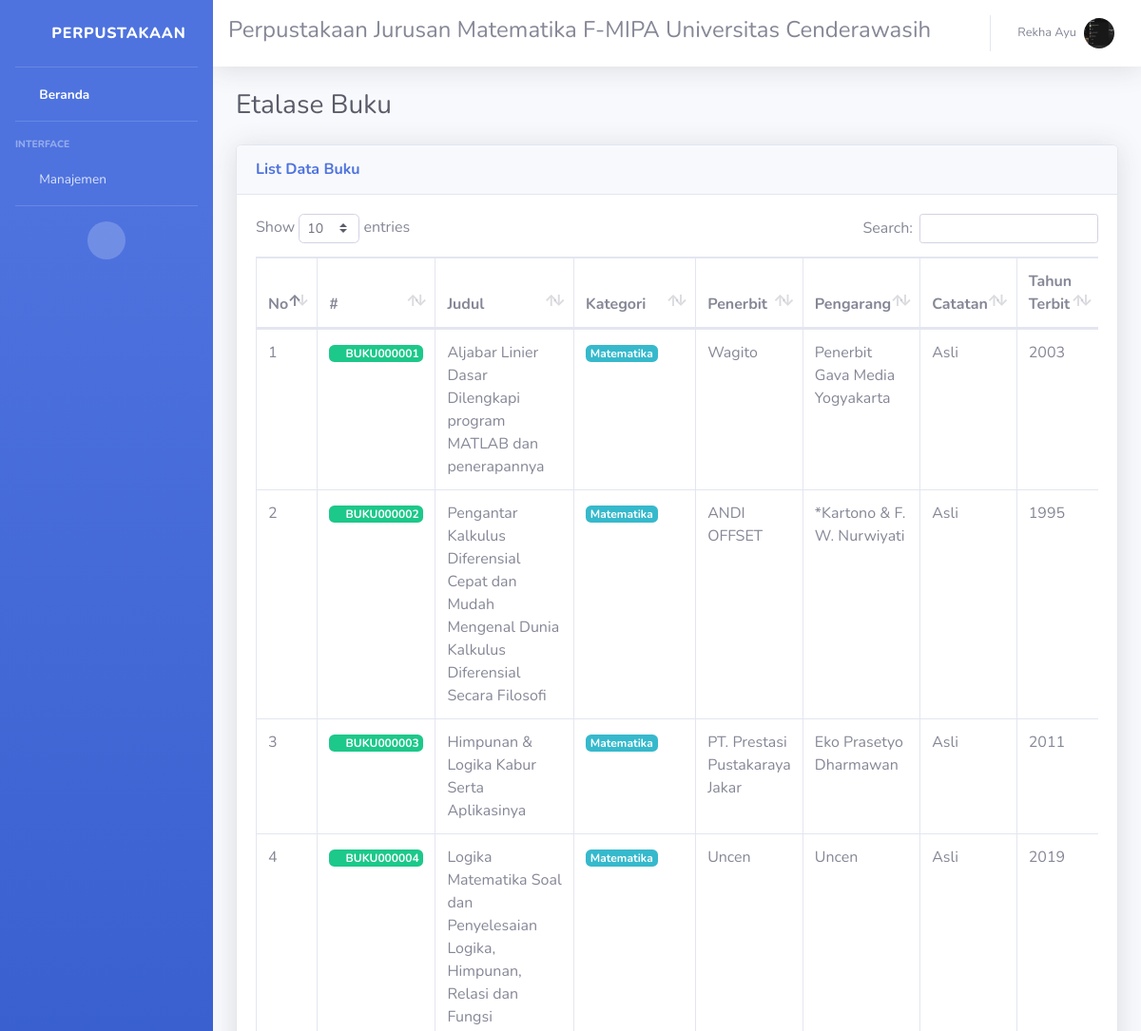
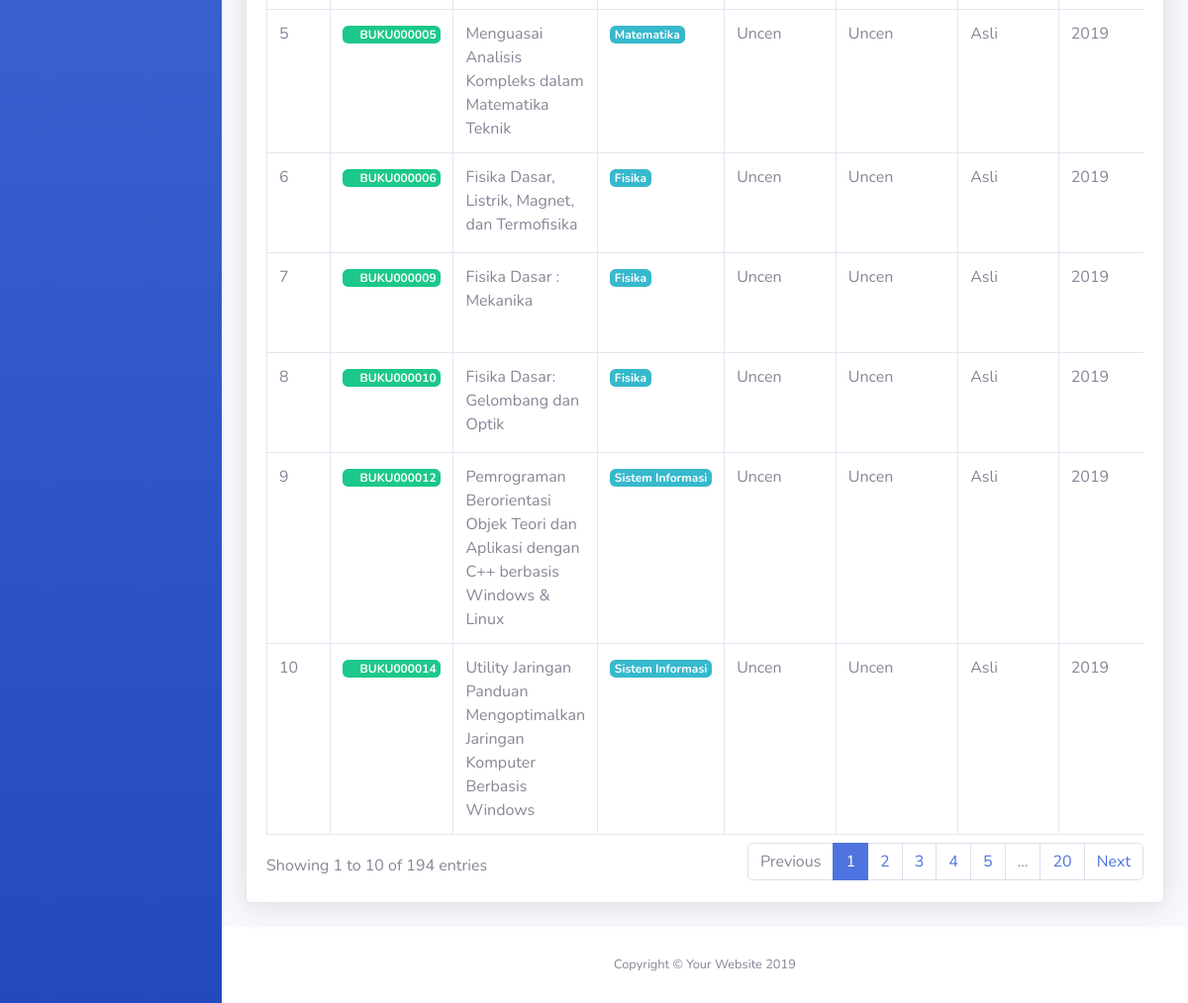
Page /guest/index.php?page=buku (signed in) on the committed database (2 pictures, top to bottom).
### tables this page shows
CREATE TABLE `tbl_mahasiswa` (
  `nim` varchar(15) NOT NULL,
  `nama_lengkap` varchar(100) NOT NULL,
  `email` varchar(50) NOT NULL,
  `password` varchar(10) NOT NULL,
  `anggota_aktif` int(1) NOT NULL,
  `img_mhs` text,
  `terakhir_login` timestamp NULL DEFAULT NULL ON UPDATE CURRENT_TIMESTAMP
);

CREATE TABLE `tbl_buku` (
  `id_buku` varchar(15) NOT NULL,
  `id_kategori` varchar(15) NOT NULL,
  `judul` text NOT NULL,
  `penerbit` varchar(30) NOT NULL,
  `pengarang` varchar(30) NOT NULL,
  `catatan` text NOT NULL,
  `stemming` text NOT NULL,
  `tahun_terbit` int(4) NOT NULL,
  `stok` int(5) NOT NULL,
  `img_buku` text,
  `updated_at` timestamp NULL DEFAULT CURRENT_TIMESTAMP,
  `deleted_at` timestamp NULL DEFAULT NULL
);

CREATE TABLE `tbl_kategori` (
  `id_kategori` varchar(15) NOT NULL,
  `nama_kategori` varchar(30) NOT NULL
);

### guest/page/buku/buku.php (the view, shortened to what this page needs)
<div class="d-sm-flex align-items-center justify-content-between mb-4">
  <h1 class="h3 mb-0 text-gray-800">Etalase Buku</h1>
</div>
<div class="card shadow mb-4">
    <div class="card-header py-3 d-flex flex-row align-items-center justify-content-between">
        <h6 class="m-0 font-weight-bold text-primary">List Data Buku</h6>
    </div>
    <div class="card-body">
        <div class="row">
            <div class="col-sm-12">
                <div class="table-responsive">
                    <table class="table table-bordered dataTable" id="dataTable">
                        <thead>
                            <tr>
                                <th>No</th>
                                <th>#</th>
                                <th>Judul</th>
                                <th>Kategori</th>
                                <th>Penerbit</th>
                                <th>Pengarang</th>
                                <th>Catatan</th>
                                <th>Tahun Terbit</th>
                            </tr>
                        </thead>
                        <tbody>
                        <?php
                        $no = 1;
                        $q = mysqli_query($conn, "SELECT * FROM tbl_buku WHERE deleted_at IS NULL");
                        while($data=mysqli_fetch_array($q)){
                        ?>
                            <tr>
                                <td><?= $no ?></td>
                                <td><label class="badge badge-success"><i class="fas fa-book"></i> <?= $data['id_buku'] ?></label></td>
                                <td><?= $data['judul'] ?></td>
                                <td><?= labelKategori($data['id_kategori']) ?></td>
                                <td><?= $data['penerbit'] ?></td>
                                <td><?= $data['pengarang'] ?></td>
                                <td><?= $data['catatan'] ?></td>
                                <td><?= $data['tahun_terbit'] ?></td>
                            </tr>
                        <?php $no++; } ?>
                        </tbody>
                    </table>
                </div>
            </div>
        </div>
    </div>
</div>

### guest/header.php (shortened to what this page needs)
<nav class="navbar navbar-expand navbar-light bg-white topbar mb-4 static-top shadow">
          <h4>Perpustakaan Jurusan Matematika F-MIPA Universitas Cenderawasih</h4>
          <ul class="navbar-nav ml-auto">
            <li class="nav-item dropdown no-arrow">
              <a class="nav-link dropdown-toggle" href="#" id="userDropdown" role="button" data-toggle="dropdown" aria-haspopup="true" aria-expanded="false">
                <span class="mr-2 d-none d-lg-inline text-gray-600 small"><?= $userdata['nama_lengkap'] ?></span>
                <img class="img-profile rounded-circle" src="<?= $img ?>">
              </a>
            </li>
          </ul>
        </nav>

### guest/service.php (shortened to what this page needs)
<?php
$id     = $_SESSION['id'];
$role   = $_SESSION['role'];
if ($role == 1){
    $q = mysqli_query($conn, "SELECT * FROM tbl_mahasiswa WHERE nim='$id'");
    $userdata = mysqli_fetch_array($q);
} else {
    $q = mysqli_query($conn, "SELECT * FROM tbl_dosen WHERE nip='$id'");
    $userdata = mysqli_fetch_array($q);
}
if ($role == 1){
    ($userdata['img_mhs']!=NULL)?$img='../assets/img/mahasiswa/'.$userdata['img_mhs']:$img='../assets/img/no-photo.png';
} else {
    ($userdata['img_dosen']!=NULL)?$img='../assets/img/dosen/'.$userdata['img_dosen']:$img='../assets/img/no-photo.png';
}
function labelKategori($params){
    include "../assets/lib/koneksi.php";
    $sql = mysqli_query($conn, "SELECT * FROM tbl_kategori WHERE id_kategori='$params'");
    $data = mysqli_fetch_array($sql);
    $val = '<label class="badge badge-info">'.$data['nama_kategori'].'</label>';
    return $val;
}

### rows in the picture
tbl_mahasiswa: nama_lengkap "Rekha Ayu", img_mhs (picture)
tbl_buku: id_buku "BUKU000001", judul "Aljabar Linier Dasar Dilengkapi program MATLAB dan penerapannya", id_kategori.nama_kategori "Matematika", penerbit "Wagito", pengarang "Penerbit Gava Media Yogyakarta", catatan "Asli", tahun_terbit "2003"
tbl_buku: id_buku "BUKU000002", judul "Pengantar Kalkulus Diferensial Cepat dan Mudah Mengenal Dunia Kalkulus Diferensial Secara Filosofi", id_kategori.nama_kategori "Matematika", penerbit "ANDI OFFSET", pengarang "*Kartono & F. W. Nurwiyati", catatan "Asli", tahun_terbit "1995"
tbl_buku: id_buku "BUKU000003", judul "Himpunan & Logika Kabur Serta Aplikasinya", id_kategori.nama_kategori "Matematika", penerbit "PT. Prestasi Pustakaraya Jakar", pengarang "Eko Prasetyo Dharmawan", catatan "Asli", tahun_terbit "2011"
tbl_buku: id_buku "BUKU000004", judul "Logika Matematika Soal dan Penyelesaian Logika, Himpunan, Relasi dan Fungsi", id_kategori.nama_kategori "Matematika", penerbit "Uncen", pengarang "Uncen", catatan "Asli", tahun_terbit "2019"
tbl_buku: id_buku "BUKU000005", judul "Menguasai Analisis Kompleks dalam Matematika Teknik", id_kategori.nama_kategori "Matematika", penerbit "Uncen", pengarang "Uncen", catatan "Asli", tahun_terbit "2019"
tbl_buku: id_buku "BUKU000006", judul "Fisika Dasar, Listrik, Magnet, dan Termofisika", id_kategori.nama_kategori "Fisika", penerbit "Uncen", pengarang "Uncen", catatan "Asli", tahun_terbit "2019"
tbl_buku: id_buku "BUKU000009", judul "Fisika Dasar : Mekanika", id_kategori.nama_kategori "Fisika", penerbit "Uncen", pengarang "Uncen", catatan "Asli", tahun_terbit "2019"
tbl_buku: id_buku "BUKU000010", judul "Fisika Dasar: Gelombang dan Optik", id_kategori.nama_kategori "Fisika", penerbit "Uncen", pengarang "Uncen", catatan "Asli", tahun_terbit "2019"
tbl_buku: id_buku "BUKU000012", judul "Pemrograman Berorientasi Objek Teori dan Aplikasi dengan C++ berbasis Windows & Linux", id_kategori.nama_kategori "Sistem Informasi", penerbit "Uncen", pengarang "Uncen", catatan "Asli", tahun_terbit "2019"
tbl_buku: id_buku "BUKU000014", judul "Utility Jaringan Panduan Mengoptimalkan Jaringan Komputer Berbasis Windows", id_kategori.nama_kategori "Sistem Informasi", penerbit "Uncen", pengarang "Uncen", catatan "Asli", tahun_terbit "2019"
